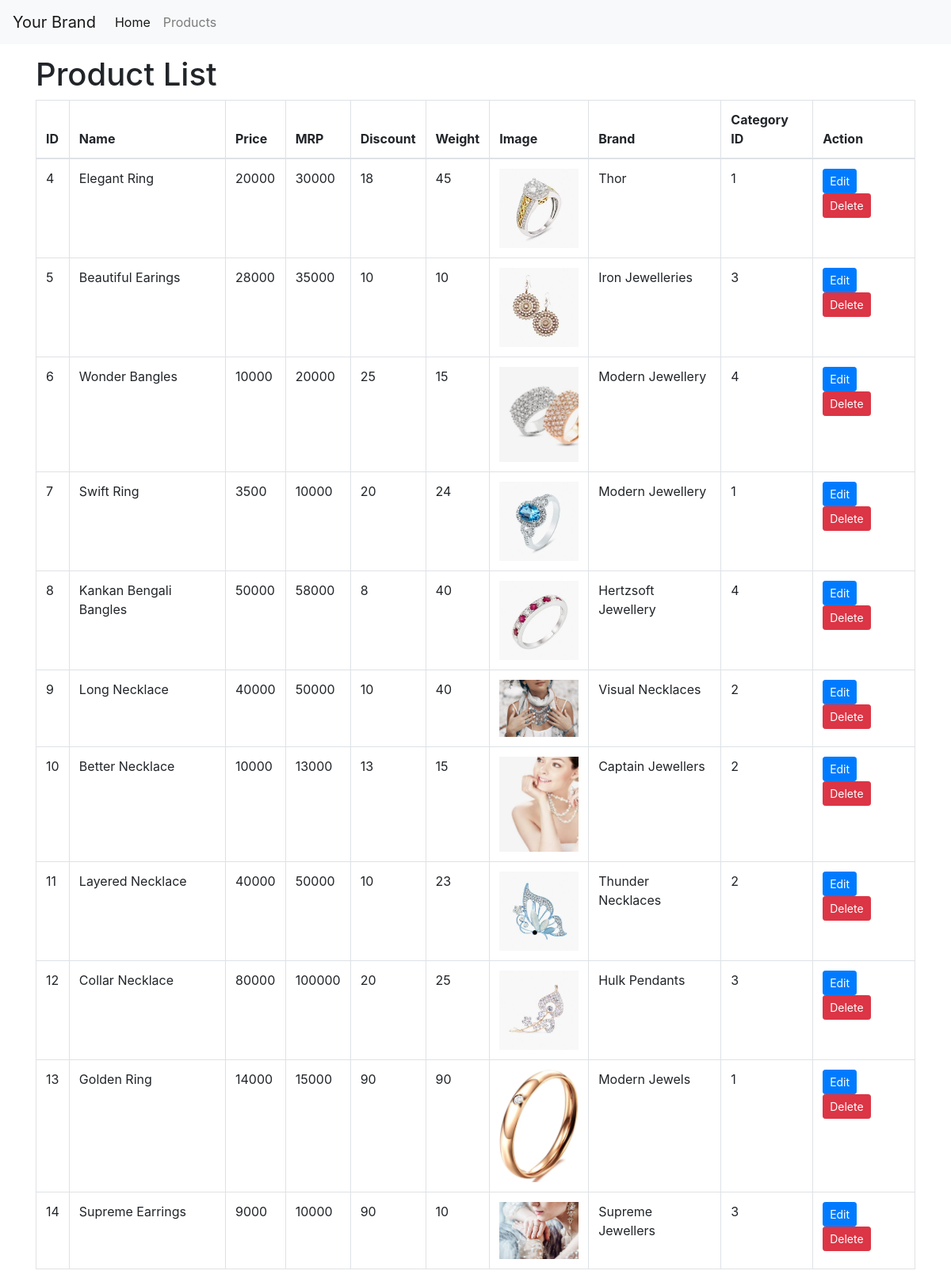
/admin/view-product.php, run on the app's committed database.
### tables this page shows
CREATE TABLE `products` (
  `id` int(10) NOT NULL,
  `name` varchar(256) NOT NULL,
  `price` int(10) NOT NULL,
  `mrp` int(10) NOT NULL,
  `discount` int(10) NOT NULL,
  `weight` int(11) NOT NULL,
  `image_url` varchar(500) NOT NULL,
  `brand` varchar(100) NOT NULL,
  `category_id` int(10) NOT NULL
);

### admin/view-product.php (the view, shortened to what this page needs)
<?php
$servername = "localhost";
$username = "root";
$password = "";
$dbname = "hertzsoft_jewellery";
$conn = new mysqli($servername, $username, $password, $dbname);
$sql = "SELECT * FROM products";
$result = $conn->query($sql);
?>
<!DOCTYPE html>
<html lang="en">
<head>
    <link rel="stylesheet" href="https://stackpath.bootstrapcdn.com/bootstrap/4.5.2/css/bootstrap.min.css">
</head>
<body>
    <nav class="navbar navbar-expand-lg navbar-light bg-light fixed-top">
        <a class="navbar-brand" href="#">Your Brand</a>
        <div class="collapse navbar-collapse" id="navbarNav">
            <ul class="navbar-nav">
                <li class="nav-item active">
                    <a class="nav-link" href="admin_dashboard.php">Home <span class="sr-only">(current)</span></a>
                </li>
                <li class="nav-item">
                    <a class="nav-link" href="view-product.php">Products</a>
                </li>
            </ul>
        </div>
    </nav>
    <div class="container">
        <h1>Product List</h1>
        <?php if ($result->num_rows > 0): ?>
            <table class="table table-bordered">
                <thead>
                    <tr>
                        <th>ID</th>
                        <th>Name</th>
                        <th>Price</th>
                        <th>MRP</th>
                        <th>Discount</th>
                        <th>Weight</th>
                        <th>Image</th>
                        <th>Brand</th>
                        <th>Category ID</th>
                        <th>Action</th>
                    </tr>
                </thead>
                <tbody>
                    <?php while ($row = $result->fetch_assoc()): ?>
                        <tr>
                            <td><?php echo $row["id"]; ?></td>
                            <td><?php echo $row["name"]; ?></td>
                            <td><?php echo $row["price"]; ?></td>
                            <td><?php echo $row["mrp"]; ?></td>
                            <td><?php echo $row["discount"]; ?></td>
                            <td><?php echo $row["weight"]; ?></td>
                            <td><img src="<?php echo $row["image_url"]; ?>" alt="Product Image" width="100"></td>
                            <td><?php echo $row["brand"]; ?></td>
                            <td><?php echo $row["category_id"]; ?></td>
                            <td>
                                <a href="admin-update-product.php?update_id=<?php echo $row['id']; ?>" class="btn btn-sm btn-primary">Edit</a>
                                <a href="view-product.php?delete_id=<?php echo $row['id']; ?>" class="btn btn-sm btn-danger">Delete</a>
                            </td>
                        </tr>
                    <?php endwhile; ?>
                </tbody>
            </table>
        <?php else: ?>
            <p>No products found.</p>
        <?php endif; ?>
    </div>
</body>
</html>

### admin/view-product.php (style rules this page uses)
body { padding-top: 70px; }

### data on the page
products: id "4", name "Elegant Ring", price "20000", mrp "30000", discount "18", weight "45", image_url (picture), brand "Thor", category "1"
products: id "5", name "Beautiful Earings", price "28000", mrp "35000", discount "10", weight "10", image_url (picture), brand "Iron Jewelleries", category "3"
products: id "6", name "Wonder Bangles", price "10000", mrp "20000", discount "25", weight "15", image_url (picture), brand "Modern Jewellery", category "4"
products: id "7", name "Swift Ring", price "3500", mrp "10000", discount "20", weight "24", image_url (picture), brand "Modern Jewellery", category "1"
products: id "8", name "Kankan Bengali Bangles", price "50000", mrp "58000", discount "8", weight "40", image_url (picture), brand "Hertzsoft Jewellery", category "4"
products: id "9", name "Long Necklace", price "40000", mrp "50000", discount "10", weight "40", image_url (picture), brand "Visual Necklaces", category "2"
products: id "10", name "Better Necklace", price "10000", mrp "13000", discount "13", weight "15", image_url (picture), brand "Captain Jewellers", category "2"
products: id "11", name "Layered Necklace", price "40000", mrp "50000", discount "10", weight "23", image_url (picture), brand "Thunder Necklaces", category "2"
products: id "12", name "Collar Necklace", price "80000", mrp "100000", discount "20", weight "25", image_url (picture), brand "Hulk Pendants", category "3"
products: id "13", name "Golden Ring", price "14000", mrp "15000", discount "90", weight "90", image_url (picture), brand "Modern Jewels", category "1"
products: id "14", name "Supreme Earrings", price "9000", mrp "10000", discount "90", weight "10", image_url (picture), brand "Supreme Jewellers", category "3"
